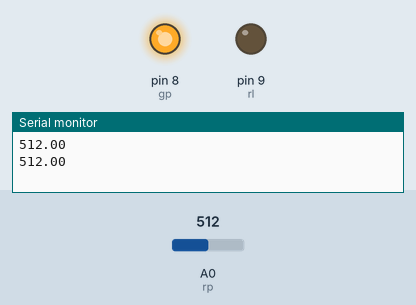
Recording of a sketch running on a simulated Arduino Uno, built with avr-gcc and run on an emulated ATmega328P. On the bench: output pins drawn as LEDs (lit = HIGH), the last lines printed to the serial monitor. Inputs (shaded band) come from the test bench; at power-on: A0 (rp) = 512.

Above: at 1.8 s.
1.9 s: A0 (rp) set to 21
4.2 s: A0 (rp) set to 18
At 6.3 s:
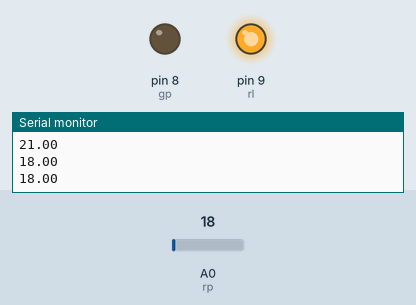
7.5 s: A0 (rp) set to 44
10.2 s: A0 (rp) set to 54
At 13.2 s:
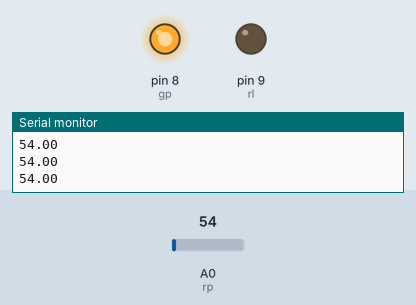
13.5 s: A0 (rp) set to 10
At 15.7 s:
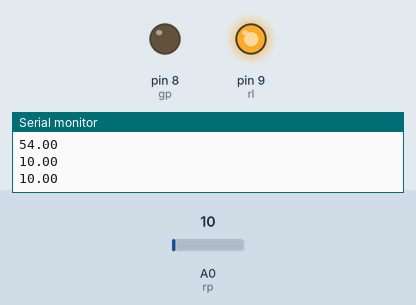
Timing chart, 0 to 17.2 s (numbered marks = the images above; inputs shaded):
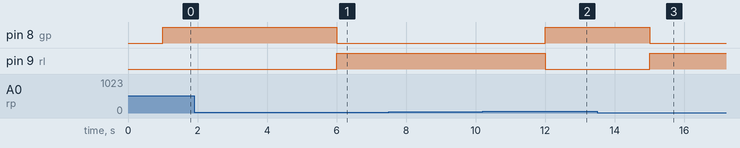

Measured:
- the behaviour switches between 20 and 19 on A0 (rp) (found by bisection; images 0 and 1)
- the behaviour switches between 50 and 51 on A0 (rp) (found by bisection; images 1 and 2)
- after the input at 4.2 s, pin 8 (gp): HIGH → LOW after 1.8 s; pin 9 (rl): LOW → HIGH after 1.8 s
- after the input at 10.2 s, pin 8 (gp): LOW → HIGH after 1.8 s; pin 9 (rl): HIGH → LOW after 1.8 s
- after the input at 13.5 s, pin 8 (gp): HIGH → LOW after 1.5 s; pin 9 (rl): LOW → HIGH after 1.5 s

The sketch:

Fotorezistor_2_leds.ino
```cpp
int rp=A0;
float readval;
int rl=9;
int gp=8;
void setup() {
  // put your setup code here, to run once:
  pinMode(rp, INPUT);
  Serial.begin(9600);
  pinMode(rl, OUTPUT);
  pinMode(gp, OUTPUT);

}

void loop() {
  // put your main code here, to run repeatedly:
  readval=analogRead(rp);
  Serial.println(readval);
  delay(1000);
  if(readval<20)
  {
     digitalWrite(rl, HIGH);
     digitalWrite(gp, LOW);
  }

  if(readval>50)
  {
     digitalWrite(gp, HIGH);
      digitalWrite(rl, LOW);
  }


}
```
